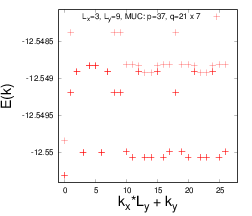

Generate this figure with gnuplot:
set xrange [-1:28]
set yrange [-12.5504079261389:-12.5480665244501]
set xlabel "k_x*L_y + k_y" font "Helvetica,28"
set ylabel "E(k)" font "Helvetica,28"
#set size 1.0, 0.6
set terminal postscript eps size 3.5,3 enhanced colour "Helvetica" 16
set output "fermions_hofstadter_X_21_Y_7_q_37_n_9_x_3_y_9_u_10_gx_0_gy_0_ext.eps"
plot "fermions_hofstadter_X_21_Y_7_q_37_n_9_x_3_y_9_u_10_gx_0_gy_0_ext.dat" using ($1*9+$2):3 title "L_x=3, L_y=9, MUC: p=37, q=21 x 7" with points lc rgbcolor "red" lt 6 pt 1 ps 2
